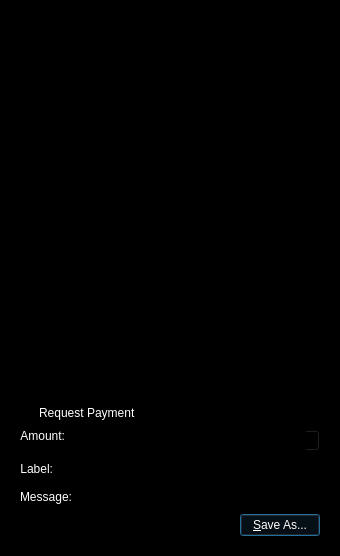
<?xml version="1.0" encoding="UTF-8"?>
<ui version="4.0">
 <class>QRCodeDialog</class>
 <widget class="QDialog" name="QRCodeDialog">
  <property name="geometry">
   <rect>
    <x>0</x>
    <y>0</y>
    <width>340</width>
    <height>556</height>
   </rect>
  </property>
  <property name="palette">
   <palette>
    <active>
     <colorrole role="WindowText">
      <brush brushstyle="SolidPattern">
       <color alpha="255">
        <red>255</red>
        <green>255</green>
        <blue>255</blue>
       </color>
      </brush>
     </colorrole>
     <colorrole role="Button">
      <brush brushstyle="SolidPattern">
       <color alpha="255">
        <red>0</red>
        <green>0</green>
        <blue>0</blue>
       </color>
      </brush>
     </colorrole>
     <colorrole role="Light">
      <brush brushstyle="SolidPattern">
       <color alpha="255">
        <red>0</red>
        <green>0</green>
        <blue>0</blue>
       </color>
      </brush>
     </colorrole>
     <colorrole role="Midlight">
      <brush brushstyle="SolidPattern">
       <color alpha="255">
        <red>0</red>
        <green>0</green>
        <blue>0</blue>
       </color>
      </brush>
     </colorrole>
     <colorrole role="Dark">
      <brush brushstyle="SolidPattern">
       <color alpha="255">
        <red>0</red>
        <green>0</green>
        <blue>0</blue>
       </color>
      </brush>
     </colorrole>
     <colorrole role="Mid">
      <brush brushstyle="SolidPattern">
       <color alpha="255">
        <red>0</red>
        <green>0</green>
        <blue>0</blue>
       </color>
      </brush>
     </colorrole>
     <colorrole role="Text">
      <brush brushstyle="SolidPattern">
       <color alpha="255">
        <red>255</red>
        <green>255</green>
        <blue>255</blue>
       </color>
      </brush>
     </colorrole>
     <colorrole role="BrightText">
      <brush brushstyle="SolidPattern">
       <color alpha="255">
        <red>255</red>
        <green>255</green>
        <blue>255</blue>
       </color>
      </brush>
     </colorrole>
     <colorrole role="ButtonText">
      <brush brushstyle="SolidPattern">
       <color alpha="255">
        <red>255</red>
        <green>255</green>
        <blue>255</blue>
       </color>
      </brush>
     </colorrole>
     <colorrole role="Base">
      <brush brushstyle="SolidPattern">
       <color alpha="255">
        <red>0</red>
        <green>0</green>
        <blue>0</blue>
       </color>
      </brush>
     </colorrole>
     <colorrole role="Window">
      <brush brushstyle="SolidPattern">
       <color alpha="255">
        <red>0</red>
        <green>0</green>
        <blue>0</blue>
       </color>
      </brush>
     </colorrole>
     <colorrole role="Shadow">
      <brush brushstyle="SolidPattern">
       <color alpha="255">
        <red>0</red>
        <green>0</green>
        <blue>0</blue>
       </color>
      </brush>
     </colorrole>
     <colorrole role="AlternateBase">
      <brush brushstyle="SolidPattern">
       <color alpha="255">
        <red>0</red>
        <green>0</green>
        <blue>0</blue>
       </color>
      </brush>
     </colorrole>
     <colorrole role="ToolTipBase">
      <brush brushstyle="SolidPattern">
       <color alpha="255">
        <red>255</red>
        <green>255</green>
        <blue>220</blue>
       </color>
      </brush>
     </colorrole>
     <colorrole role="ToolTipText">
      <brush brushstyle="SolidPattern">
       <color alpha="255">
        <red>0</red>
        <green>0</green>
        <blue>0</blue>
       </color>
      </brush>
     </colorrole>
    </active>
    <inactive>
     <colorrole role="WindowText">
      <brush brushstyle="SolidPattern">
       <color alpha="255">
        <red>255</red>
        <green>255</green>
        <blue>255</blue>
       </color>
      </brush>
     </colorrole>
     <colorrole role="Button">
      <brush brushstyle="SolidPattern">
       <color alpha="255">
        <red>0</red>
        <green>0</green>
        <blue>0</blue>
       </color>
      </brush>
     </colorrole>
     <colorrole role="Light">
      <brush brushstyle="SolidPattern">
       <color alpha="255">
        <red>0</red>
        <green>0</green>
        <blue>0</blue>
       </color>
      </brush>
     </colorrole>
     <colorrole role="Midlight">
      <brush brushstyle="SolidPattern">
       <color alpha="255">
        <red>0</red>
        <green>0</green>
        <blue>0</blue>
       </color>
      </brush>
     </colorrole>
     <colorrole role="Dark">
      <brush brushstyle="SolidPattern">
       <color alpha="255">
        <red>0</red>
        <green>0</green>
        <blue>0</blue>
       </color>
      </brush>
     </colorrole>
     <colorrole role="Mid">
      <brush brushstyle="SolidPattern">
       <color alpha="255">
        <red>0</red>
        <green>0</green>
        <blue>0</blue>
       </color>
      </brush>
     </colorrole>
     <colorrole role="Text">
      <brush brushstyle="SolidPattern">
       <color alpha="255">
        <red>255</red>
        <green>255</green>
        <blue>255</blue>
       </color>
      </brush>
     </colorrole>
     <colorrole role="BrightText">
      <brush brushstyle="SolidPattern">
       <color alpha="255">
        <red>255</red>
        <green>255</green>
        <blue>255</blue>
       </color>
      </brush>
     </colorrole>
     <colorrole role="ButtonText">
      <brush brushstyle="SolidPattern">
       <color alpha="255">
        <red>255</red>
        <green>255</green>
        <blue>255</blue>
       </color>
      </brush>
     </colorrole>
     <colorrole role="Base">
      <brush brushstyle="SolidPattern">
       <color alpha="255">
        <red>0</red>
        <green>0</green>
        <blue>0</blue>
       </color>
      </brush>
     </colorrole>
     <colorrole role="Window">
      <brush brushstyle="SolidPattern">
       <color alpha="255">
        <red>0</red>
        <green>0</green>
        <blue>0</blue>
       </color>
      </brush>
     </colorrole>
     <colorrole role="Shadow">
      <brush brushstyle="SolidPattern">
       <color alpha="255">
        <red>0</red>
        <green>0</green>
        <blue>0</blue>
       </color>
      </brush>
     </colorrole>
     <colorrole role="AlternateBase">
      <brush brushstyle="SolidPattern">
       <color alpha="255">
        <red>0</red>
        <green>0</green>
        <blue>0</blue>
       </color>
      </brush>
     </colorrole>
     <colorrole role="ToolTipBase">
      <brush brushstyle="SolidPattern">
       <color alpha="255">
        <red>255</red>
        <green>255</green>
        <blue>220</blue>
       </color>
      </brush>
     </colorrole>
     <colorrole role="ToolTipText">
      <brush brushstyle="SolidPattern">
       <color alpha="255">
        <red>0</red>
        <green>0</green>
        <blue>0</blue>
       </color>
      </brush>
     </colorrole>
    </inactive>
    <disabled>
     <colorrole role="WindowText">
      <brush brushstyle="SolidPattern">
       <color alpha="255">
        <red>0</red>
        <green>0</green>
        <blue>0</blue>
       </color>
      </brush>
     </colorrole>
     <colorrole role="Button">
      <brush brushstyle="SolidPattern">
       <color alpha="255">
        <red>0</red>
        <green>0</green>
        <blue>0</blue>
       </color>
      </brush>
     </colorrole>
     <colorrole role="Light">
      <brush brushstyle="SolidPattern">
       <color alpha="255">
        <red>0</red>
        <green>0</green>
        <blue>0</blue>
       </color>
      </brush>
     </colorrole>
     <colorrole role="Midlight">
      <brush brushstyle="SolidPattern">
       <color alpha="255">
        <red>0</red>
        <green>0</green>
        <blue>0</blue>
       </color>
      </brush>
     </colorrole>
     <colorrole role="Dark">
      <brush brushstyle="SolidPattern">
       <color alpha="255">
        <red>0</red>
        <green>0</green>
        <blue>0</blue>
       </color>
      </brush>
     </colorrole>
     <colorrole role="Mid">
      <brush brushstyle="SolidPattern">
       <color alpha="255">
        <red>0</red>
        <green>0</green>
        <blue>0</blue>
       </color>
      </brush>
     </colorrole>
     <colorrole role="Text">
      <brush brushstyle="SolidPattern">
       <color alpha="255">
        <red>0</red>
        <green>0</green>
        <blue>0</blue>
       </color>
      </brush>
     </colorrole>
     <colorrole role="BrightText">
      <brush brushstyle="SolidPattern">
       <color alpha="255">
        <red>255</red>
        <green>255</green>
        <blue>255</blue>
       </color>
      </brush>
     </colorrole>
     <colorrole role="ButtonText">
      <brush brushstyle="SolidPattern">
       <color alpha="255">
        <red>0</red>
        <green>0</green>
        <blue>0</blue>
       </color>
      </brush>
     </colorrole>
     <colorrole role="Base">
      <brush brushstyle="SolidPattern">
       <color alpha="255">
        <red>0</red>
        <green>0</green>
        <blue>0</blue>
       </color>
      </brush>
     </colorrole>
     <colorrole role="Window">
      <brush brushstyle="SolidPattern">
       <color alpha="255">
        <red>0</red>
        <green>0</green>
        <blue>0</blue>
       </color>
      </brush>
     </colorrole>
     <colorrole role="Shadow">
      <brush brushstyle="SolidPattern">
       <color alpha="255">
        <red>0</red>
        <green>0</green>
        <blue>0</blue>
       </color>
      </brush>
     </colorrole>
     <colorrole role="AlternateBase">
      <brush brushstyle="SolidPattern">
       <color alpha="255">
        <red>0</red>
        <green>0</green>
        <blue>0</blue>
       </color>
      </brush>
     </colorrole>
     <colorrole role="ToolTipBase">
      <brush brushstyle="SolidPattern">
       <color alpha="255">
        <red>255</red>
        <green>255</green>
        <blue>220</blue>
       </color>
      </brush>
     </colorrole>
     <colorrole role="ToolTipText">
      <brush brushstyle="SolidPattern">
       <color alpha="255">
        <red>0</red>
        <green>0</green>
        <blue>0</blue>
       </color>
      </brush>
     </colorrole>
    </disabled>
   </palette>
  </property>
  <property name="windowTitle">
   <string>QR Code Dialog</string>
  </property>
  <layout class="QVBoxLayout" name="verticalLayout_3">
   <item>
    <widget class="QLabel" name="lblQRCode">
     <property name="sizePolicy">
      <sizepolicy hsizetype="Expanding" vsizetype="Expanding">
       <horstretch>0</horstretch>
       <verstretch>0</verstretch>
      </sizepolicy>
     </property>
     <property name="minimumSize">
      <size>
       <width>300</width>
       <height>300</height>
      </size>
     </property>
     <property name="textFormat">
      <enum>Qt::PlainText</enum>
     </property>
     <property name="alignment">
      <set>Qt::AlignCenter</set>
     </property>
     <property name="wordWrap">
      <bool>true</bool>
     </property>
    </widget>
   </item>
   <item>
    <widget class="QPlainTextEdit" name="outUri">
     <property name="sizePolicy">
      <sizepolicy hsizetype="Expanding" vsizetype="Minimum">
       <horstretch>0</horstretch>
       <verstretch>0</verstretch>
      </sizepolicy>
     </property>
     <property name="minimumSize">
      <size>
       <width>0</width>
       <height>50</height>
      </size>
     </property>
     <property name="tabChangesFocus">
      <bool>true</bool>
     </property>
     <property name="textInteractionFlags">
      <set>Qt::TextSelectableByKeyboard|Qt::TextSelectableByMouse</set>
     </property>
    </widget>
   </item>
   <item>
    <widget class="QWidget" name="widget" native="true">
     <layout class="QVBoxLayout" name="verticalLayout_2">
      <item>
       <widget class="QCheckBox" name="chkReqPayment">
        <property name="enabled">
         <bool>true</bool>
        </property>
        <property name="text">
         <string>Request Payment</string>
        </property>
       </widget>
      </item>
      <item>
       <layout class="QFormLayout" name="formLayout">
        <property name="fieldGrowthPolicy">
         <enum>QFormLayout::AllNonFixedFieldsGrow</enum>
        </property>
        <item row="1" column="0">
         <widget class="QLabel" name="lblLabel">
          <property name="text">
           <string>Label:</string>
          </property>
          <property name="textFormat">
           <enum>Qt::PlainText</enum>
          </property>
          <property name="alignment">
           <set>Qt::AlignRight|Qt::AlignTrailing|Qt::AlignVCenter</set>
          </property>
          <property name="buddy">
           <cstring>lnLabel</cstring>
          </property>
         </widget>
        </item>
        <item row="1" column="1">
         <widget class="QLineEdit" name="lnLabel"/>
        </item>
        <item row="2" column="0">
         <widget class="QLabel" name="lblMessage">
          <property name="text">
           <string>Message:</string>
          </property>
          <property name="textFormat">
           <enum>Qt::PlainText</enum>
          </property>
          <property name="alignment">
           <set>Qt::AlignRight|Qt::AlignTrailing|Qt::AlignVCenter</set>
          </property>
          <property name="buddy">
           <cstring>lnMessage</cstring>
          </property>
         </widget>
        </item>
        <item row="2" column="1">
         <widget class="QLineEdit" name="lnMessage"/>
        </item>
        <item row="0" column="0">
         <widget class="QLabel" name="lblAmount">
          <property name="sizePolicy">
           <sizepolicy hsizetype="Preferred" vsizetype="Maximum">
            <horstretch>0</horstretch>
            <verstretch>0</verstretch>
           </sizepolicy>
          </property>
          <property name="text">
           <string>Amount:</string>
          </property>
          <property name="textFormat">
           <enum>Qt::PlainText</enum>
          </property>
          <property name="alignment">
           <set>Qt::AlignRight|Qt::AlignTrailing|Qt::AlignVCenter</set>
          </property>
          <property name="buddy">
           <cstring>lnReqAmount</cstring>
          </property>
         </widget>
        </item>
        <item row="0" column="1">
         <widget class="BitcoinAmountField" name="lnReqAmount">
          <property name="enabled">
           <bool>false</bool>
          </property>
          <property name="minimumSize">
           <size>
            <width>80</width>
            <height>0</height>
           </size>
          </property>
         </widget>
        </item>
       </layout>
      </item>
      <item>
       <layout class="QHBoxLayout" name="horizontalLayout">
        <item>
         <spacer name="horizontalSpacer">
          <property name="orientation">
           <enum>Qt::Horizontal</enum>
          </property>
          <property name="sizeHint" stdset="0">
           <size>
            <width>40</width>
            <height>20</height>
           </size>
          </property>
         </spacer>
        </item>
        <item>
         <widget class="QPushButton" name="btnSaveAs">
          <property name="text">
           <string>&amp;Save As...</string>
          </property>
         </widget>
        </item>
       </layout>
      </item>
     </layout>
    </widget>
   </item>
  </layout>
 </widget>
 <customwidgets>
  <customwidget>
   <class>BitcoinAmountField</class>
   <extends>QSpinBox</extends>
   <header>bitcoinamountfield.h</header>
   <container>1</container>
  </customwidget>
 </customwidgets>
 <resources/>
 <connections>
  <connection>
   <sender>chkReqPayment</sender>
   <signal>clicked(bool)</signal>
   <receiver>lnReqAmount</receiver>
   <slot>setEnabled(bool)</slot>
   <hints>
    <hint type="sourcelabel">
     <x>92</x>
     <y>285</y>
    </hint>
    <hint type="destinationlabel">
     <x>98</x>
     <y>311</y>
    </hint>
   </hints>
  </connection>
 </connections>
</ui>
